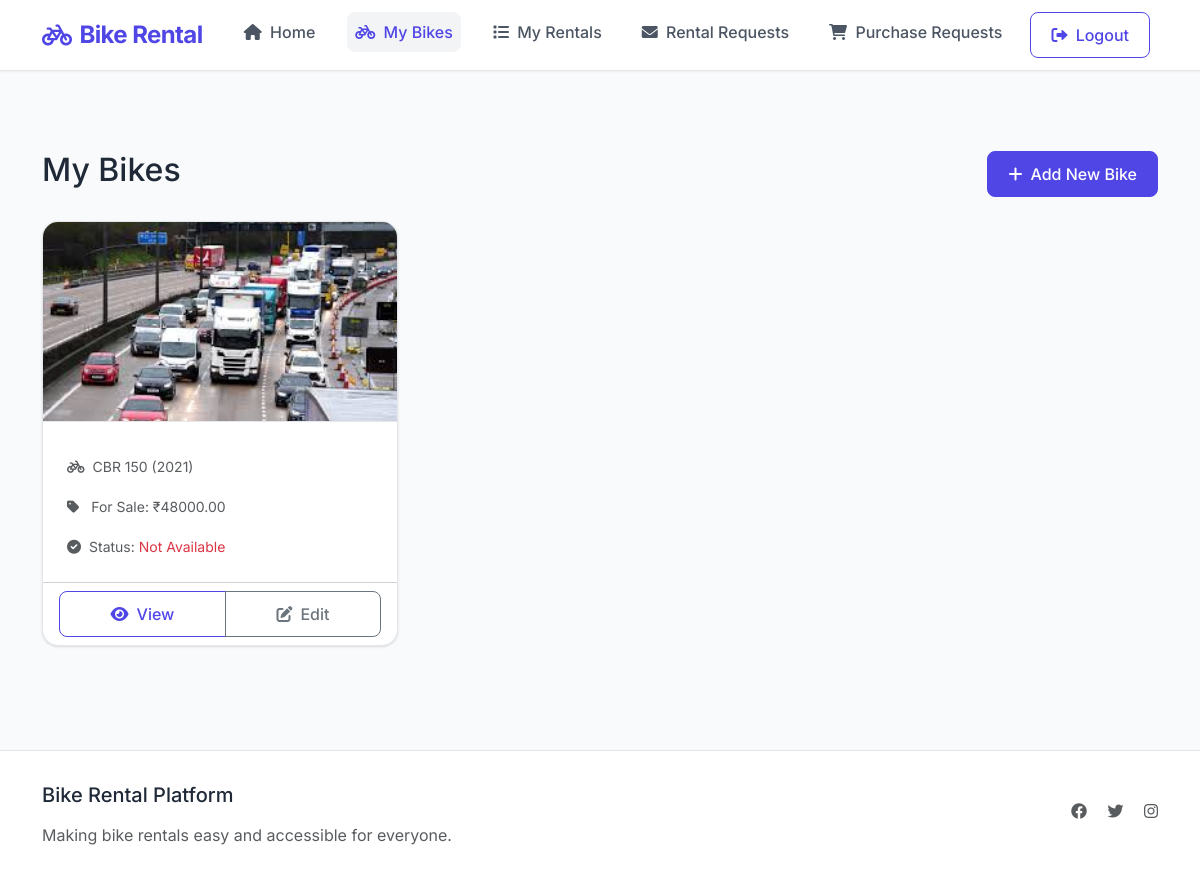
The app's page /bikes/my-bikes (signed in), older data.
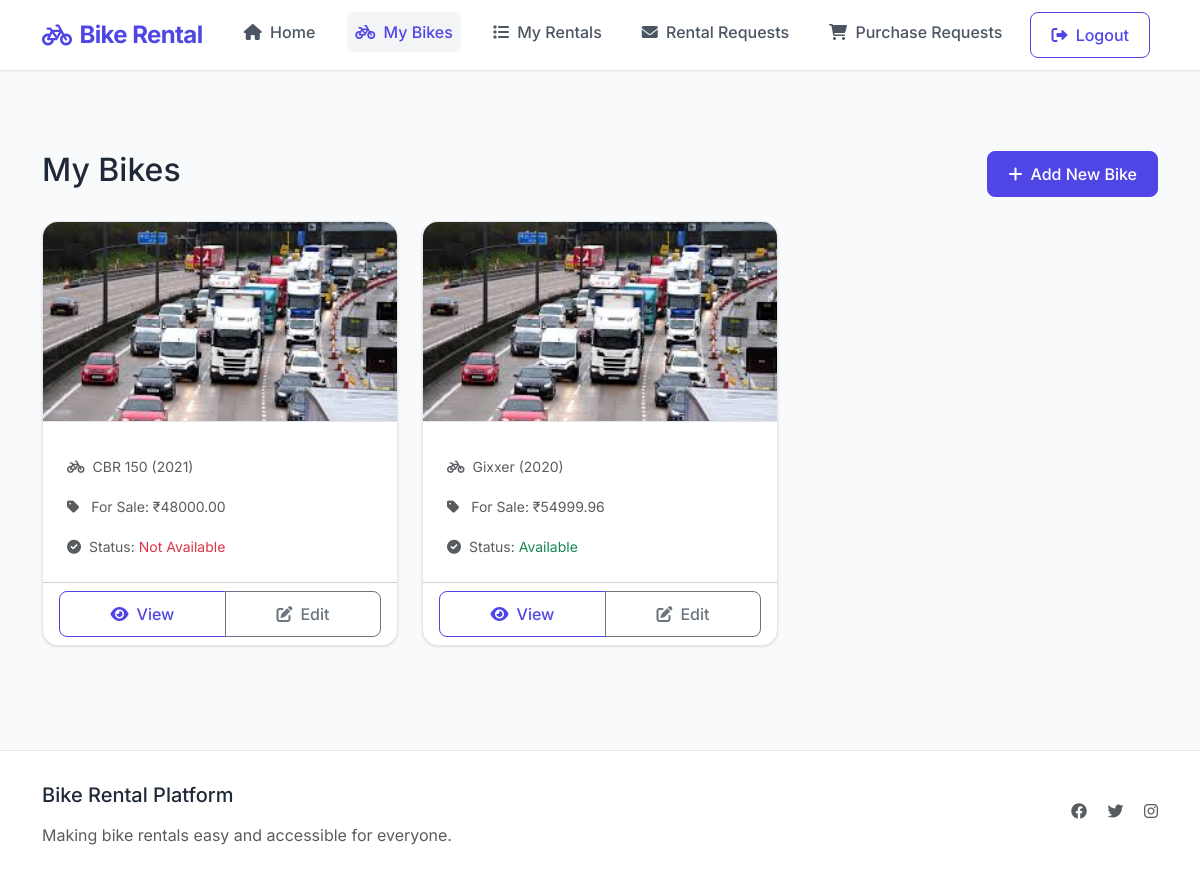
The same page, newer data.
### app.py (models this page shows)
class Bike(db.Model):
    id = db.Column(db.Integer, primary_key=True)
    created_at = db.Column(db.DateTime, default=datetime.utcnow)
    brand = db.Column(db.String(50), nullable=False)
    model = db.Column(db.String(100), nullable=False)
    year = db.Column(db.Integer, nullable=False)
    engine_cc = db.Column(db.Integer, nullable=False)
    km_driven = db.Column(db.Integer, nullable=False)
    mileage = db.Column(db.Float, nullable=False)
    condition = db.Column(db.String(50), nullable=False)
    description = db.Column(db.Text, nullable=False)
    owner_id = db.Column(db.Integer, db.ForeignKey('user.id'), nullable=False)
    is_available = db.Column(db.Boolean, default=True)
    listing_type = db.Column(db.String(10), nullable=False)  # 'rent' or 'sale'
    price_per_day = db.Column(db.Float, nullable=True)
    sale_price = db.Column(db.Float, nullable=True)
    image_url_1 = db.Column(db.String(200))
    image_url_2 = db.Column(db.String(200))
    image_url_3 = db.Column(db.String(200))
    rentals = db.relationship('Rental', backref='bike', lazy=True)
    rental_requests = db.relationship('RentalRequest', backref='bike', lazy=True)
    bike_purchases = db.relationship('Purchase', backref=db.backref('bike_details', lazy=True))

### app.py (the view)
@app.route('/bikes/my-bikes')
@login_required
def my_bikes():
    user = User.query.get(session.get('user_id'))
    if not user:
        flash('Please login first', 'danger')
        return redirect(url_for('login'))
    return render_template('my_bikes.html', bikes=user.owned_bikes)

### app.py (called while the page is built)
def login_required(f):
    @wraps(f)
    def decorated_function(*args, **kwargs):
        if not session.get('user_id'):
            flash('Please login first')
            return redirect(url_for('login'))
        return f(*args, **kwargs)
    return decorated_function

@app.context_processor
def utility_processor():
    def get_pending_requests_count():
        if not session.get('user_id'):
            return 0
        return RentalRequest.query.join(Bike).filter(
            Bike.owner_id == session['user_id'],
            RentalRequest.status == 'pending'
        ).count()
    return dict(pending_requests_count=get_pending_requests_count())

### templates/my_bikes.html (shortened to what this page needs)
{% extends "base.html" %}
{% block content %}
<div class="container py-4">
    <div class="d-flex justify-content-between align-items-center mb-4">
        <h2>My Bikes</h2>
        <a href="{{ url_for('add_bike') }}" class="btn btn-primary">
            <i class="fas fa-plus me-2"></i>Add New Bike
        </a>
    </div>
    {% if bikes %}
    <div class="row row-cols-1 row-cols-md-2 row-cols-lg-3 g-4">
        {% for bike in bikes %}
        <div class="col">
            <div class="card h-100">
                {% if bike.image_url_1 %}
                <img src="../static/{{ bike.image_url_1 }}"
                     class="card-img-top" alt="{{ bike.name }}" style="height: 200px; object-fit: cover;">
                {% endif %}
                <div class="card-body">
                    <p class="card-text">
                        <small class="text-muted">
                            <i class="fas fa-bicycle me-2"></i>{{ bike.model }} ({{ bike.year }})
                        </small>
                    </p>
                    <p class="card-text">
                        <small class="text-muted">
                            <i class="fas fa-tag me-2"></i>
                            {% if bike.listing_type == 'rent' %}
                                For Rent: ₹{{ "%.2f"|format(bike.price_per_day) }}/day
                            {% else %}
                                For Sale: ₹{{ "%.2f"|format(bike.sale_price) }}
                            {% endif %}
                        </small>
                    </p>
                    <p class="card-text">
                        <small class="text-muted">
                            <i class="fas fa-check-circle me-2"></i>Status:
                            {% if bike.is_available %}
                                <span class="text-success">Available</span>
                            {% else %}
                                <span class="text-danger">Not Available</span>
                            {% endif %}
                        </small>
                    </p>
                </div>
                <div class="card-footer bg-transparent">
                    <div class="btn-group w-100">
                        <a href="{{ url_for('view_bike', bike_id=bike.id) }}" class="btn btn-outline-primary">
                            <i class="fas fa-eye me-2"></i>View
                        </a>
                        <a href="{{ url_for('edit_bike', bike_id=bike.id) }}" class="btn btn-outline-secondary">
                            <i class="fas fa-edit me-2"></i>Edit
                        </a>
                    </div>
                </div>
            </div>
        </div>
        {% endfor %}
    </div>
    {% else %}
    <div class="alert alert-info">
        <i class="fas fa-info-circle me-2"></i>You haven't listed any bikes yet.
        <a href="{{ url_for('add_bike') }}" class="alert-link">Add your first bike!</a>
    </div>
    {% endif %}
</div>
{% endblock %}

Row changes from the older to the newer data that the page shows:
added Bike: model "Gixxer", year "2020", sale_price "54999.96", is_available "Available"
